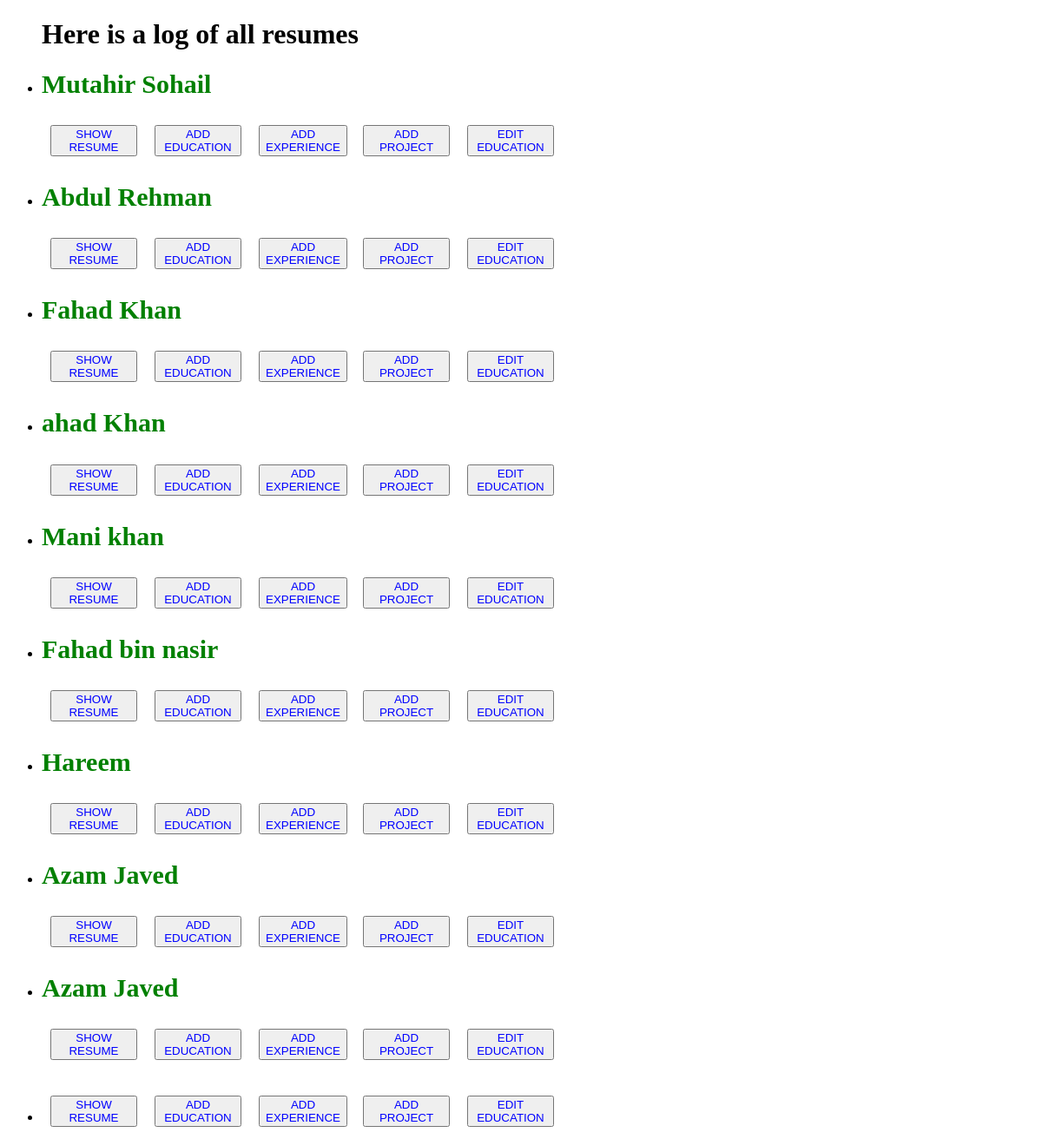
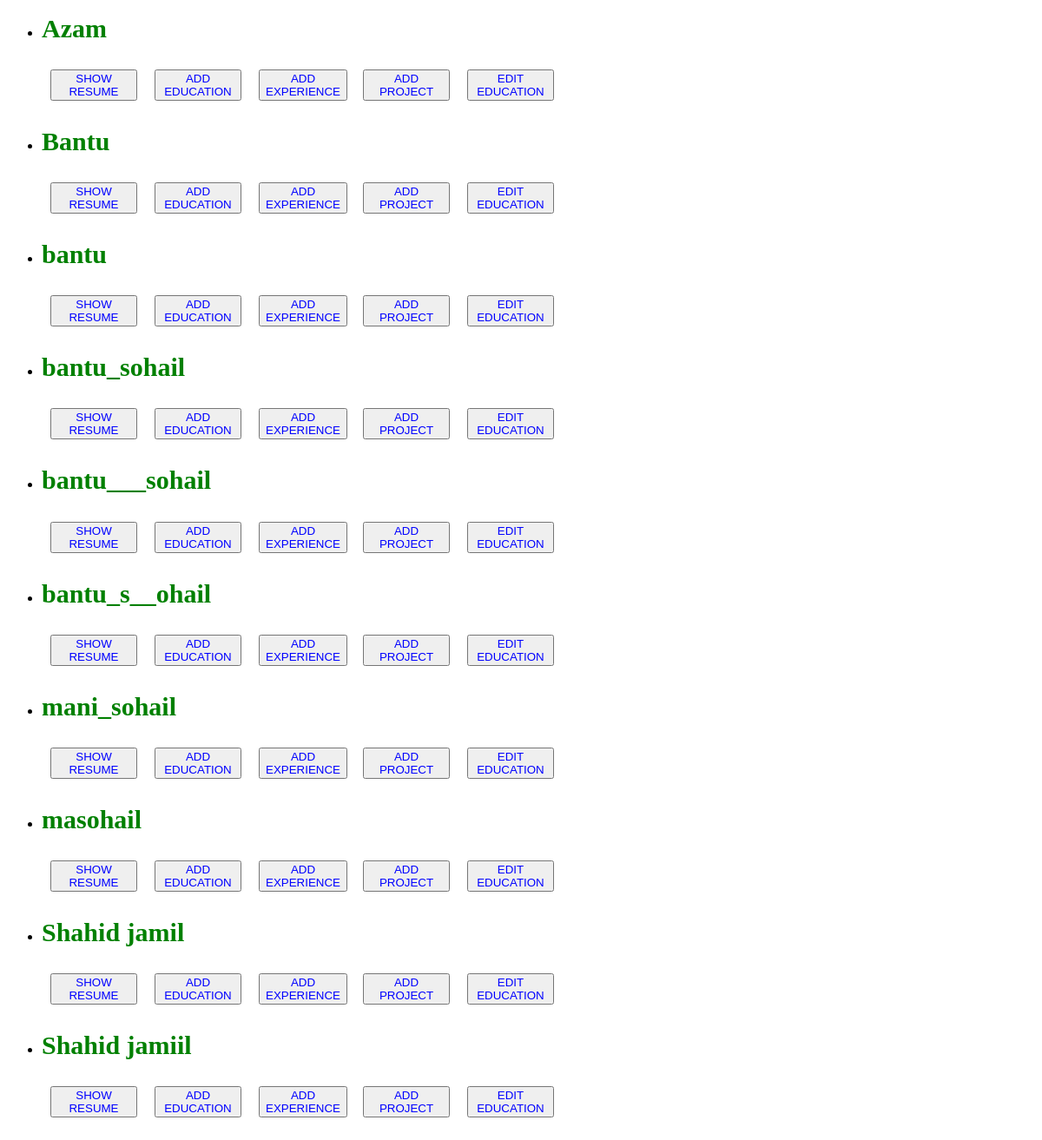
Screenshot of /resume/ with the database file from the repository (2 pictures, top to bottom).
### resume/models.py (models this page shows, shortened)
class Bio_data(models.Model):
    name= models.CharField(max_length=20)
    contact=models.CharField(max_length=20)
    email = models.CharField(max_length=25)
    Address=models.CharField(max_length=50)

### resume/views.py (the view)
# urls.py: path('resume/', views.IndexView.as_view(), name='Main_page'),
class IndexView(generic.ListView):
    template_name = 'resume/Main_Page.html'
    context_object_name = 'all_resumes'
    def get_queryset(self):
        return Bio_data.objects.all()

### resume/templates/resume/Main_Page.html (shortened to what this page needs)
<!DOCTYPE html>
<html>
<head>
</head>
<body>
 <ul>
    <h1 >Here is a log  of all resumes</h1>
    {% for resume in all_resumes %}
    <li>
        <h1 class="resume-style" >{{ resume.name}}</h1>
        <div class="flex-container">
            <div> <a href="/resume/{{resume.id}}"> <button class="button-style" > SHOW RESUME </button> </a> </div>
            <div> <a href="/resume/{{resume.id}}/education"> <button class="button-style"> ADD EDUCATION</button> </a> </div>
            <div> <a href="/resume/{{resume.id}}/experience"> <button class="button-style"> ADD EXPERIENCE</button> </a> </div>
            <div> <a href="/resume/{{resume.id}}/project"> <button class="button-style"> ADD PROJECT</button> </a> </div>
            <div> <a href="/resume/{{resume.id}}/education/edit"> <button class="button-style"> EDIT EDUCATION</button> </a> </div>
        </div>
    </li>
    {% endfor %}
  </ul>
</body>
</html>

### resume/templates/resume/Main_Page.html (style rules this page uses)
.flex-container { display: flex; flex-direction: row; flex-wrap: wrap; justify-content: flex-start; align-items: center; }
.flex-container > div { width: 100px; margin: 10px; color:blue; text-align: center; font-size: 10px; }
.resume-style { color:Green; font-size: 30px; }
.button-style { color:blue; }

### rows the page displays
Bio_data: name "Mutahir Sohail"
Bio_data: name "Abdul Rehman"
Bio_data: name "Fahad Khan"
Bio_data: name "ahad Khan"
Bio_data: name "Mani khan"
Bio_data: name "Fahad bin nasir"
Bio_data: name "Hareem"
Bio_data: name "Azam Javed"
Bio_data: name "Azam Javed"
Bio_data: name "Azam"
Bio_data: name "Bantu"
Bio_data: name "bantu"
Bio_data: name "bantu_sohail"
Bio_data: name "bantu___sohail"
Bio_data: name "bantu_s__ohail"
Bio_data: name "mani_sohail"
Bio_data: name "masohail"
Bio_data: name "Shahid jamil"
Bio_data: name "Shahid jamiil"
